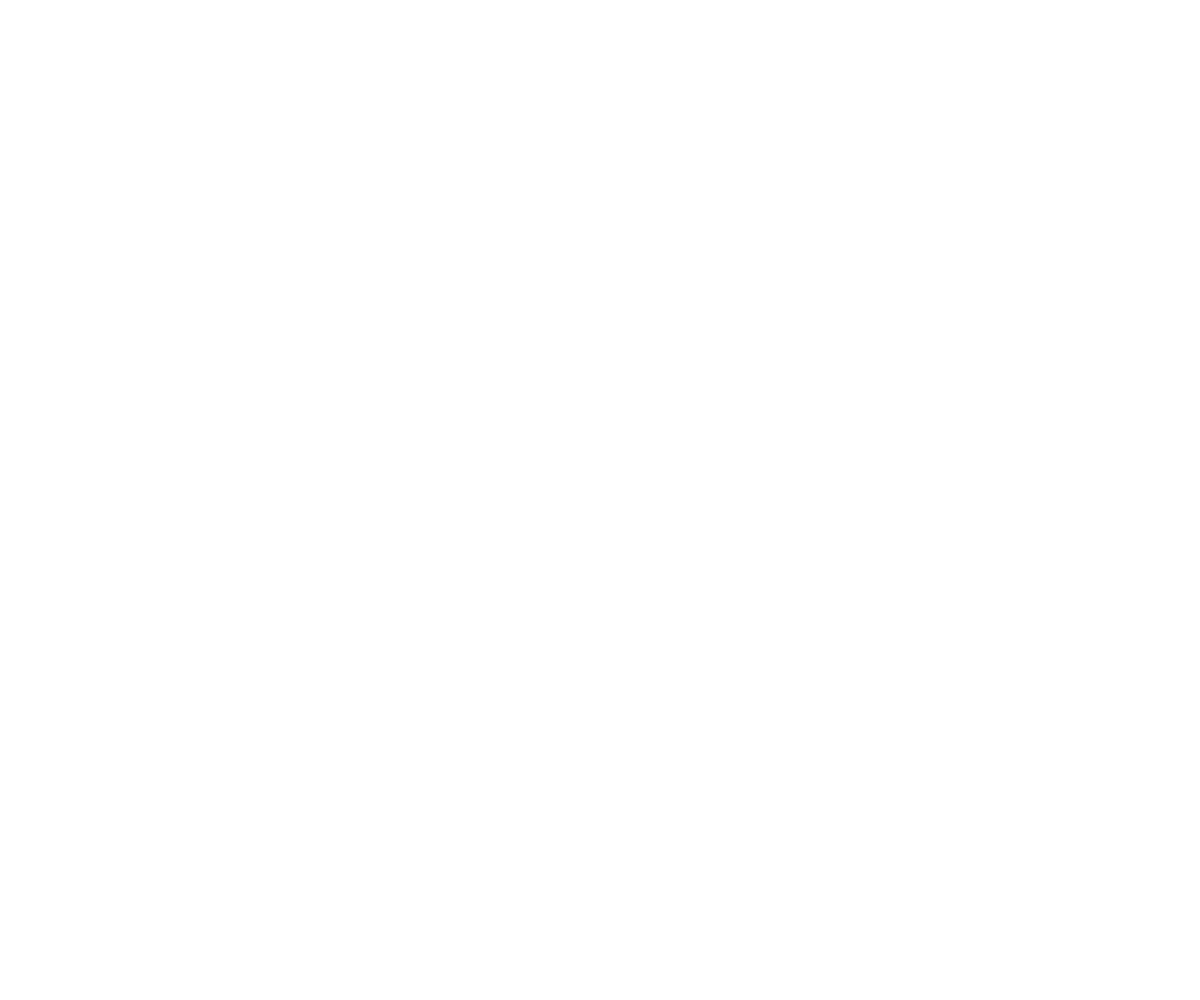
Frame 1 (no input)
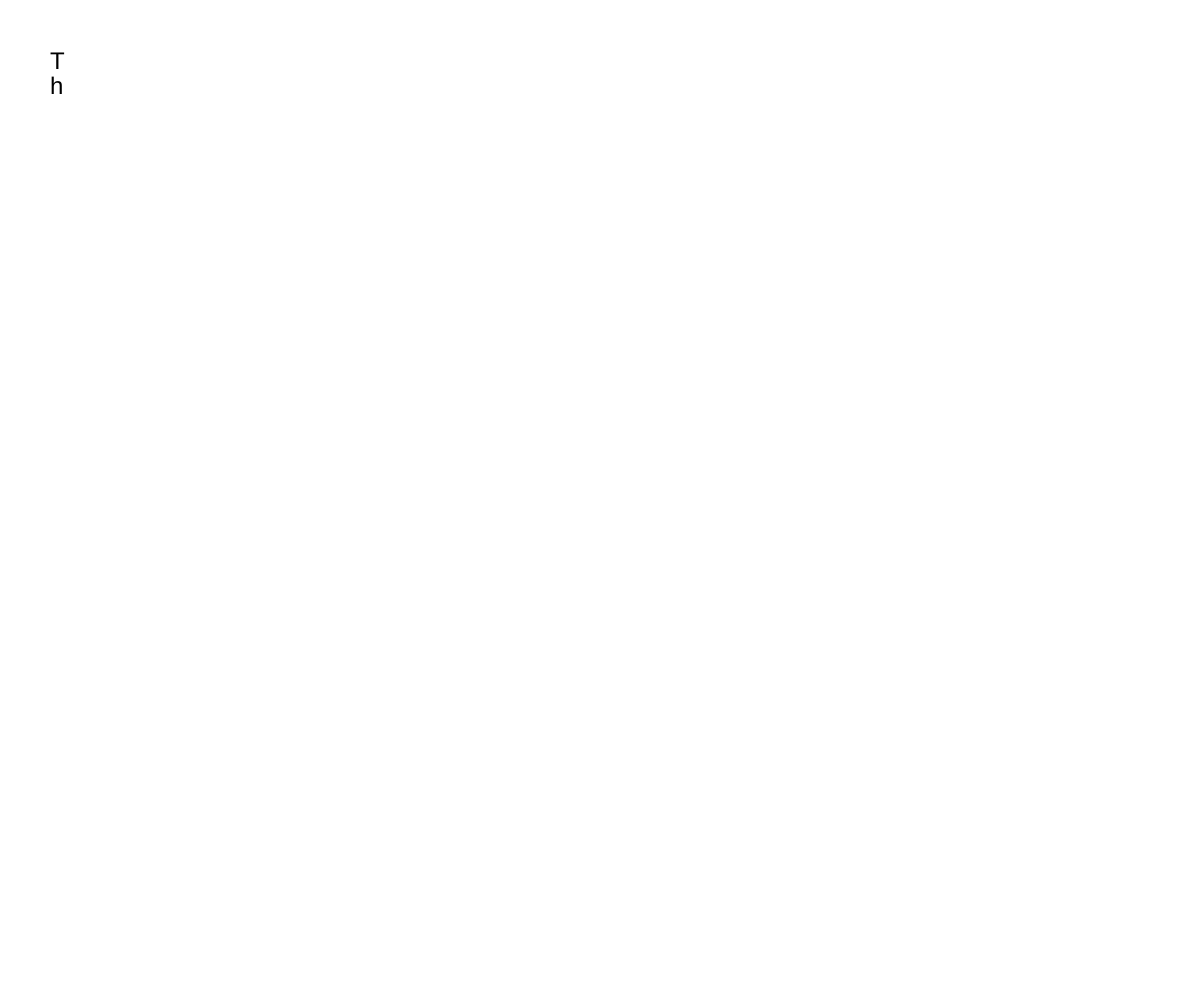
Frame 60 (no input)
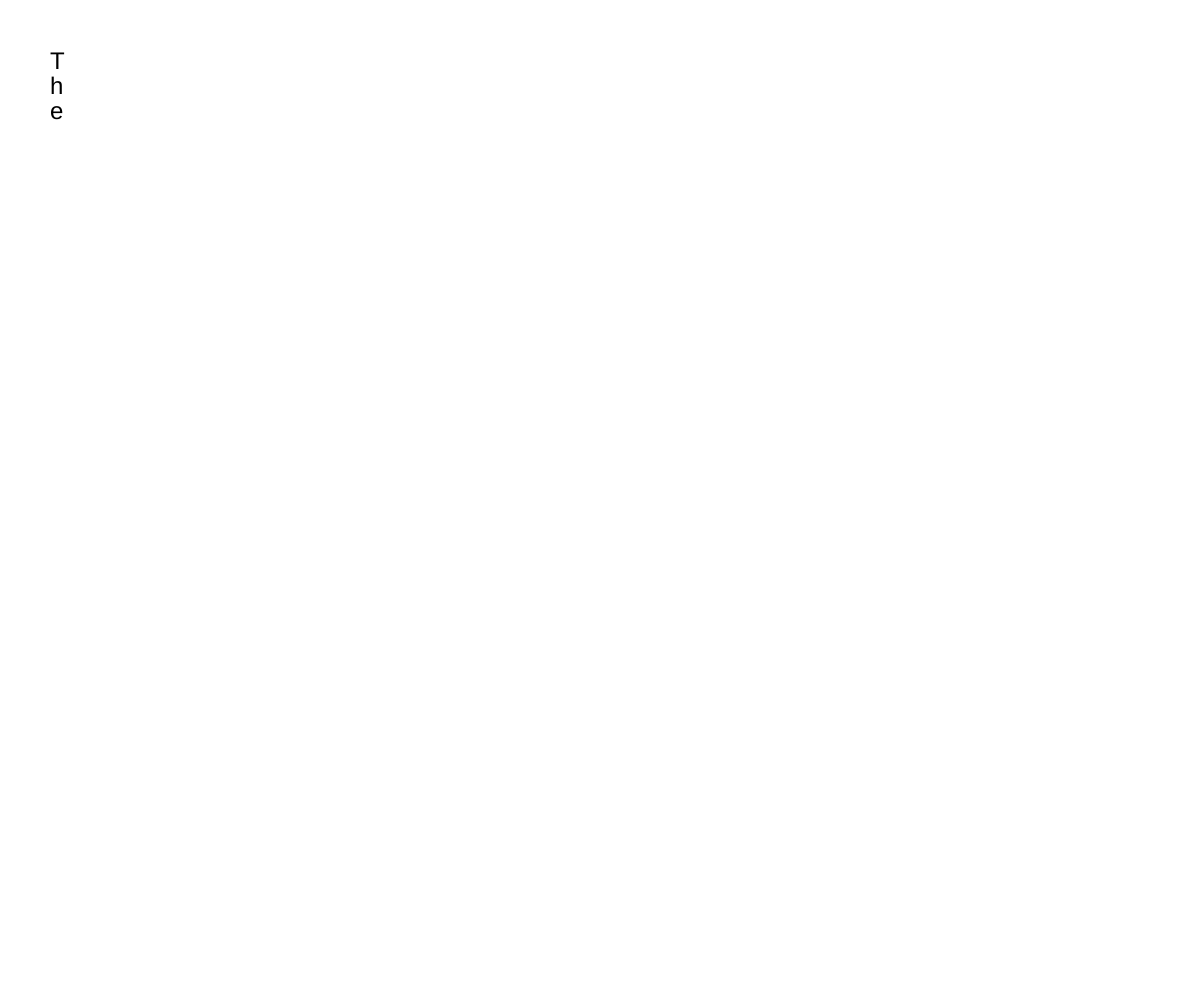
Frame 120 (the mouse pressed at the canvas centre since frame 60)

The p5.js sketch that drew these frames (run headless with seeded random() and noise() and a simulated clock; from frame 60 on, the mouse is pressed at the canvas centre):

// p5.js sketch
// ── sketch.js
let typingText = "The quick brown fox jumps over the lazy dog. ";
let currentIndex = 0;
let typingSpeed = 500; // milliseconds per character
let lastTime = 0;
let startTime = 0;

function setup() {
  createCanvas(windowWidth, windowHeight);
  background(255);
  textSize(24);
  textAlign(LEFT, TOP);
  startTime = millis();
}

function draw() {
  if (millis() - lastTime > typingSpeed) {
    if (currentIndex < typingText.length) {
      // Draw the character
      fill(0);
      noStroke();
      text(typingText[currentIndex], 50, 50 + (currentIndex * 25));
      
      currentIndex++;
      
      // Gradually increase speed (decrease typingSpeed)
      typingSpeed = max(50, 500 - (millis() - startTime) / 10);
    } else {
      // Reset after completing the text
      currentIndex = 0;
      typingSpeed = 500;
      startTime = millis();
    }
    
    lastTime = millis();
  }
}

function windowResized() {
  resizeCanvas(windowWidth, windowHeight);
}
